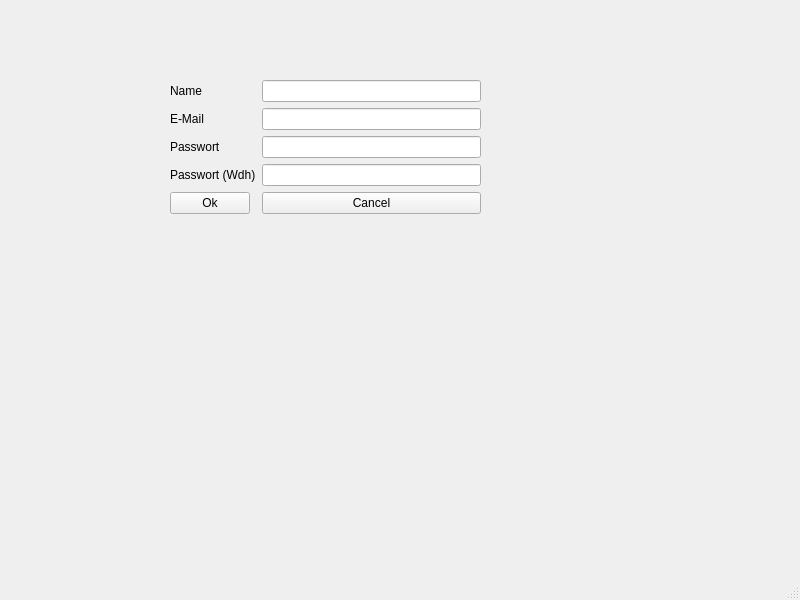
<?xml version="1.0" encoding="UTF-8"?>
<ui version="4.0">
 <class>MainWindow</class>
 <widget class="QMainWindow" name="MainWindow">
  <property name="geometry">
   <rect>
    <x>0</x>
    <y>0</y>
    <width>800</width>
    <height>600</height>
   </rect>
  </property>
  <property name="windowTitle">
   <string>MainWindow</string>
  </property>
  <widget class="QWidget" name="centralwidget">
   <widget class="QWidget" name="formLayoutWidget">
    <property name="geometry">
     <rect>
      <x>170</x>
      <y>80</y>
      <width>311</width>
      <height>151</height>
     </rect>
    </property>
    <layout class="QFormLayout" name="formLayout">
     <item row="0" column="0">
      <widget class="QLabel" name="label_name">
       <property name="text">
        <string>Name</string>
       </property>
      </widget>
     </item>
     <item row="1" column="0">
      <widget class="QLabel" name="label_email">
       <property name="text">
        <string>E-Mail</string>
       </property>
      </widget>
     </item>
     <item row="2" column="0">
      <widget class="QLabel" name="label_password">
       <property name="text">
        <string>Passwort</string>
       </property>
      </widget>
     </item>
     <item row="3" column="0">
      <widget class="QLabel" name="label_passwort_wdh">
       <property name="text">
        <string>Passwort (Wdh)</string>
       </property>
      </widget>
     </item>
     <item row="4" column="0">
      <widget class="QPushButton" name="button_ok">
       <property name="text">
        <string>Ok</string>
       </property>
      </widget>
     </item>
     <item row="4" column="1">
      <widget class="QPushButton" name="button_cancel">
       <property name="text">
        <string>Cancel</string>
       </property>
      </widget>
     </item>
     <item row="0" column="1">
      <widget class="QLineEdit" name="input_name"/>
     </item>
     <item row="1" column="1">
      <widget class="QLineEdit" name="input_email"/>
     </item>
     <item row="2" column="1">
      <widget class="QLineEdit" name="input_passwort"/>
     </item>
     <item row="3" column="1">
      <widget class="QLineEdit" name="input_passwort_wdh"/>
     </item>
    </layout>
   </widget>
  </widget>
  <widget class="QMenuBar" name="menubar">
   <property name="geometry">
    <rect>
     <x>0</x>
     <y>0</y>
     <width>800</width>
     <height>22</height>
    </rect>
   </property>
  </widget>
  <widget class="QStatusBar" name="statusbar"/>
 </widget>
 <resources/>
 <connections/>
</ui>
